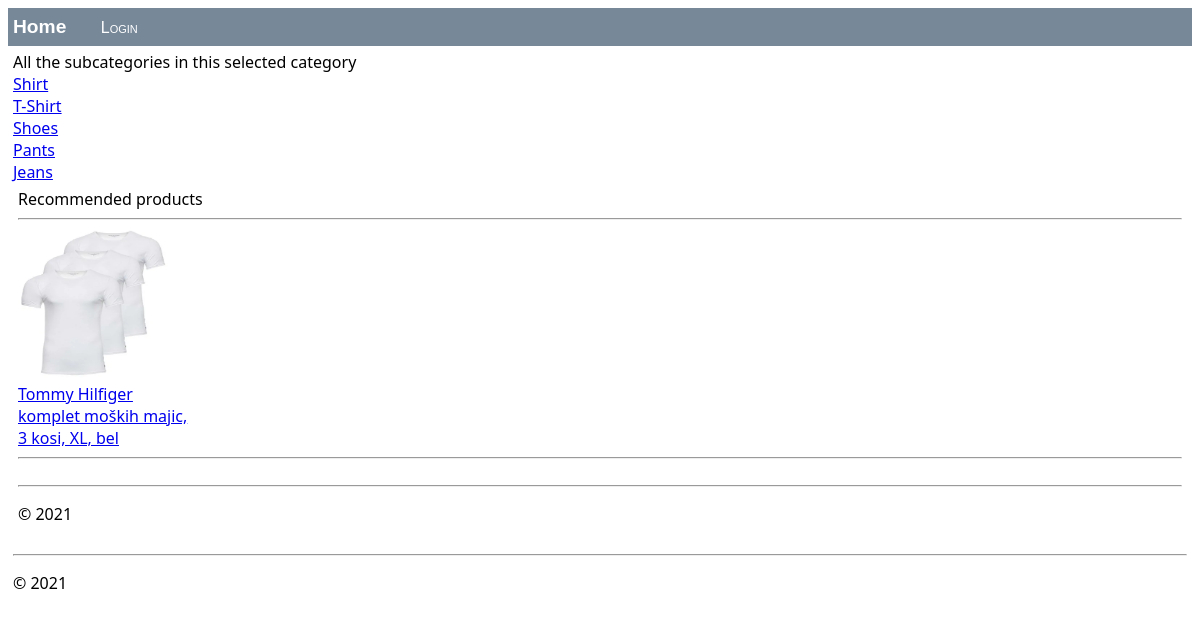
Page /fashion/ on the committed database.
### webstore/models.py (models this page shows, shortened)
class SubCategory(models.Model):
    subCategoryID = models.BigAutoField(primary_key=True, unique=True)
    categoryID = models.ForeignKey(Category, on_delete=models.CASCADE)
    name = models.CharField(max_length=300)
    urlName = models.CharField(max_length=300, default="defaultValue")

class Product(models.Model):
    productID = models.BigAutoField(primary_key=True, unique=True)
    name = models.CharField(max_length=300)
    description = models.TextField()
    price = models.FloatField()
    rank = models.FloatField(default=5)

### webstore/views/views.py (the view)
# urls.py: path("fashion/", views.products, name="fashion"),
def products(request):
    if("subcategory" in request.GET.keys()):
        fillProducts(request.GET['subcategory'])
        return render(request, "webstore/subcategory.html", products_dict)
    elif("product" in request.GET.keys()):
        fillProduct(request.GET["product"])
        return render(request, "webstore/product.html", product_dict)
    else:
        categoryID = findCategoryID(request.path.replace('/', ''))
        recommendProduct(3, categoryID, None)
        if(request.path == "/household-appliances/"):
            return render(request, "webstore/categories/household-appliances.html",subCategories_dict)
        elif(request.path == "/fashion/"):
            return render(request, "webstore/categories/fashion.html", subCategories_dict)
        elif(request.path == "/fitness/"):
            return render(request, "webstore/categories/fitness.html", subCategories_dict)
        elif(request.path == "/yard-tools/"):
            return render(request, "webstore/categories/yard-tools.html", subCategories_dict)
        elif(request.path == "/audio-video/"):
            return render(request, "webstore/categories/audio-video.html", subCategories_dict)
        return render(request, "webstore/categories/products.html", subCategories_dict)

### webstore/algorithm/mostPopular.py (called while the page is built)
    def sortByPurchaseNumber(self, productList):
        return productList['number']

    def sortFunction(self):
        purchasedProducts = {}
        productList = []
        for purchasedProduct in PurchaseHistory.objects.filter():
            if(purchasedProduct.productID_id in purchasedProducts):
                purchasedProducts[purchasedProduct.productID_id] =purchasedProducts[purchasedProduct.productID_id] + purchasedProduct.quantity
            else:
                purchasedProducts[purchasedProduct.productID_id] = purchasedProduct.quantity
        for product in purchasedProducts.keys():
            productList.append({'productID' : product, 'number' : purchasedProducts[product]})
        return sorted(productList, key=self.sortByPurchaseNumber)

    def calculate(self):
        productList = []
        productListSorted = []
        purchasedProducts = self.sortFunction()
        if(self.categoryID is not None):
            for product in ProductInCategory.objects.filter(categoryID_id = self.categoryID):
                productList.append(Product.objects.filter(productID = product.productID_id)[0])
        elif(self.subCategoryID is not None):
            for product in ProductInCategory.objects.filter(subCategoryID_id = self.subCategoryID):
                productList.append(Product.objects.filter(productID = product.productID_id)[0])
        else:
            return None
        for product in purchasedProducts:
            product = Product.objects.filter(productID = product['productID'])[0]
            if(product in productList):
                productListSorted.append(product)
        return productListSorted[:self.k]

### webstore/views/views.py (called while the page is built)
def findCategoryID(categoryName):
    categoryID = None
    for category in Category.objects.filter():
        if(category.urlName == categoryName):
            categoryID = category.categoryID
            break
    return categoryID

def selectAlgorithm(k, categoryID, subCategoryID):
    if(products_dict["algorith"] == 0):
        algorithm = MostPopular(k, categoryID, subCategoryID)
    else:
        algorithm = MostPopular(k, categoryID, subCategoryID)
    return algorithm

### webstore/templates/webstore/categories/fashion.html (shortened to what this page needs)
{% extends "webstore/layout.html" %}
{% block content %}
<div>All the subcategories in this selected category</div>
{% for subCategory in fashion %}
    <div><a href=?subcategory={{subCategory.urlName}}>{{subCategory.name}}</a></div>
{% endfor %}
{% include "webstore/recommended.html" %}
{% include "webstore/footer.html" %}
{% endblock %}

### webstore/templates/webstore/recommended.html (shortened to what this page needs)
<!DOCTYPE html>
<html>
<head>
    {% load static %}
    <link rel="stylesheet" type="text/css" href="{% static 'site.css' %}"/>
</head>
<body>
<div class="body-content">
    Recommended products
    <hr/>
    <div style="overflow: hidden;">
        {% for prod in recommended %}
            <div style="float: left; width: 15%; margin-right: 1%;"><a href=?product={{prod.productID}}><img src=/static/images/{{prod.productID}}.jpg onerror="this.onerror=null; this.src='/static/images/placeholder.jpg'" alt="My image" width=150 height=150><br>{{prod.name}}</a></div>
        {% endfor %}
        </div>
    <hr/>
</div>
</body>
</html>

### webstore/static/site.css (style rules this page uses)
.body-content { padding: 5px; font-family:'Segoe UI', Tahoma, Geneva, Verdana, sans-serif; }

### rows in the picture
SubCategory: name "Shirt"
SubCategory: name "T-Shirt"
SubCategory: name "Shoes"
SubCategory: name "Pants"
SubCategory: name "Jeans"
Product: name "Tommy Hilfiger komplet moških majic, 3 kosi, XL, bel"
